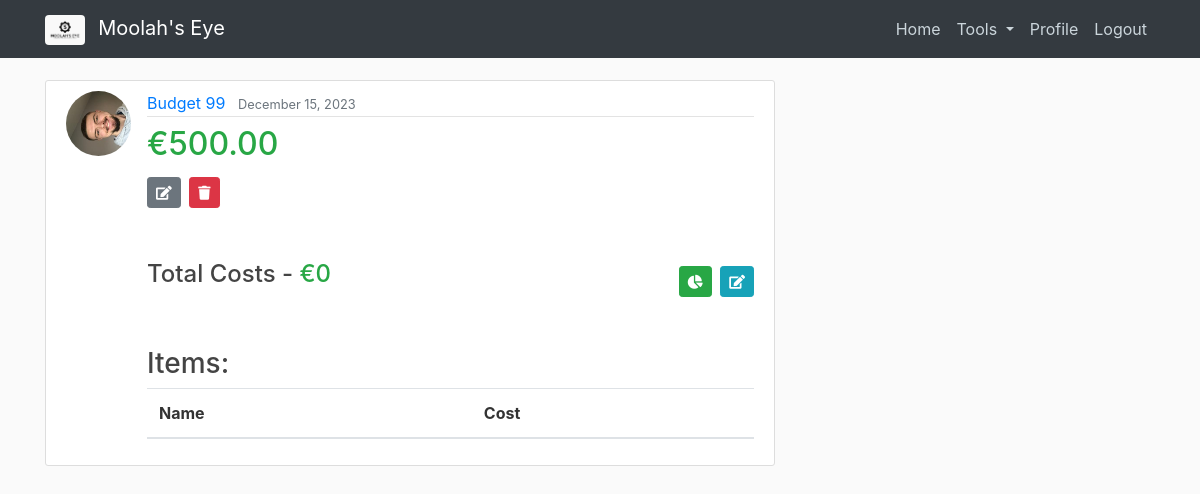
Page /budget/16/ (signed in) on the committed database.
### budgets/models.py (models this page shows, shortened)
class Budget(models.Model):
    name = models.CharField(max_length=32, unique=True, blank=False)
    limit = models.DecimalField(max_digits=10, decimal_places=2)
    date_created = models.DateTimeField(default=timezone.now)
    creator = models.ForeignKey(User, on_delete=models.CASCADE)
    def total_item_costs(self):
        return sum(item.cost for item in self.item_set.all())

### users/models.py (models this page shows, shortened)
class Profile(models.Model):
    user = models.OneToOneField(User, on_delete=models.CASCADE)
    image = models.ImageField(default='default.jpeg', upload_to='profile_pics')

### budgets/views.py (the view, shortened to what this page needs)
# urls.py: path('budget/<int:pk>/', BudgetDetailView.as_view(), name='budgets-detail'),
class BudgetDetailView(LoginRequiredMixin, UserPassesTestMixin, DetailView):
    model = Budget
    def get_context_data(self, **kwargs):
        context = super().get_context_data(**kwargs)
        context["title"] = "Budget Details"
        return context
    def test_func(self):
        budget = self.get_object()
        if self.request.user == budget.creator:
            return True
        else:
            return False

### budgets/templates/budgets/budget_detail.html (shortened to what this page needs)
{% extends 'budgets/base.html' %}
{% block content %}
    <article class="media content-section">
        <img class="rounded-circle article-img" src="{{ object.creator.profile.image.url }}">
        <div class="media-body">
            <div class="article-metadata">
                <a class="mr-2" href="#">{{ object.name }}</a>
                <small class="text-muted">{{ object.date_created|date:'F d, Y' }}</small>
            </div>
            <h2 class="article-title text-success mt-2 ">&euro;{{ object.limit|floatformat:"2"}}<h2>
            <div>
                <a class="btn btn-secondary btn-sm mt-1 mb-1" href="{% url 'budgets-update' object.id %}">
                    <i class="fas fa-edit"></i>
                </a>
                <a class="btn btn-danger btn-sm mt-1 mb-1" href="{% url 'budgets-delete' object.id %}">
                    <i class="fas fa-trash"></i>
                </a>
            </div>
            <div class="mt-5 mb-5 row">
                <div class="col-md-6">
                    <h4>Total Costs - <span class="text-success">&euro;{{ object.total_item_costs }}</span></h4>
                </div>
                <div class="col-md-6 text-md-right">
                    <a class="btn btn-success btn-sm" href="{% url 'budget-chart' object.id %}">
                        <i class="fas fa-chart-pie"></i>
                    </a>
                    <a class="btn btn-info btn-sm" href="{% url 'edit-items' object.id %}">
                        <i class="fas fa-edit"></i>
                    </a>
                </div>
            </div>
            <h3>Items:</h3>
            <table class="table">
                <thead>
                    <tr>
                        <th>Name</th>
                        <th>Cost</th>
                    </tr>
                </thead>
            </table>
        </div>
    </article>
{% endblock content %}

### budgets/static/budgets/css/main.css (style rules this page uses)
body { background: #fafafa; color: #333333; margin-top: 5rem; }
h1, h2, h3, h4, h5, h6 { color: #444444; }
.content-section { background: #ffffff; padding: 10px 20px; border: 1px solid #dddddd; border-radius: 3px; margin-bottom: 20px; }
.article-title { color: #444444; }
.article-img { height: 65px; width: 65px; margin-right: 16px; }
.article-metadata { padding-bottom: 1px; margin-bottom: 4px; border-bottom: 1px solid #e3e3e3 }

### rows in the picture
Budget: creator.profile.image (picture), name "Budget 99", date_created "December 15, 2023", limit "500.00", total_item_costs "0"
